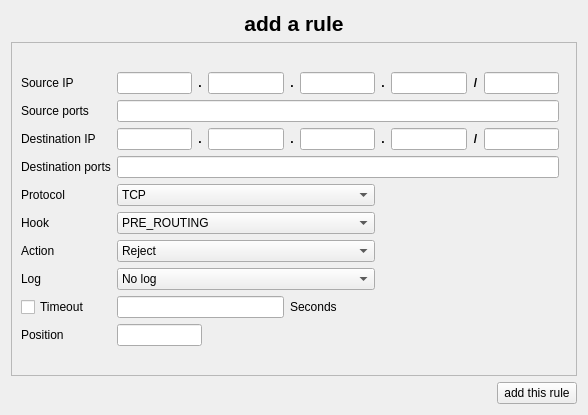
<?xml version="1.0" encoding="UTF-8"?>
<ui version="4.0">
 <class>rule_adder</class>
 <widget class="QWidget" name="rule_adder">
  <property name="geometry">
   <rect>
    <x>0</x>
    <y>0</y>
    <width>588</width>
    <height>415</height>
   </rect>
  </property>
  <property name="windowTitle">
   <string>Form</string>
  </property>
  <layout class="QGridLayout" name="gridLayout">
   <item row="0" column="0" colspan="2">
    <widget class="QLabel" name="label">
     <property name="font">
      <font>
       <pointsize>16</pointsize>
       <weight>75</weight>
       <bold>true</bold>
      </font>
     </property>
     <property name="text">
      <string>add a rule</string>
     </property>
     <property name="alignment">
      <set>Qt::AlignCenter</set>
     </property>
    </widget>
   </item>
   <item row="1" column="0" colspan="2">
    <widget class="QScrollArea" name="scrollArea">
     <property name="widgetResizable">
      <bool>true</bool>
     </property>
     <widget class="QWidget" name="scrollAreaWidgetContents">
      <property name="geometry">
       <rect>
        <x>0</x>
        <y>0</y>
        <width>554</width>
        <height>344</height>
       </rect>
      </property>
      <layout class="QGridLayout" name="gridLayout_3">
       <item row="0" column="0">
        <layout class="QGridLayout" name="gridLayout_2">
         <item row="2" column="8">
          <widget class="QLabel" name="label_10">
           <property name="sizePolicy">
            <sizepolicy hsizetype="Fixed" vsizetype="Preferred">
             <horstretch>0</horstretch>
             <verstretch>0</verstretch>
            </sizepolicy>
           </property>
           <property name="font">
            <font>
             <weight>75</weight>
             <bold>true</bold>
            </font>
           </property>
           <property name="text">
            <string>/</string>
           </property>
           <property name="alignment">
            <set>Qt::AlignCenter</set>
           </property>
          </widget>
         </item>
         <item row="0" column="8">
          <widget class="QLabel" name="label_6">
           <property name="sizePolicy">
            <sizepolicy hsizetype="Fixed" vsizetype="Preferred">
             <horstretch>0</horstretch>
             <verstretch>0</verstretch>
            </sizepolicy>
           </property>
           <property name="font">
            <font>
             <weight>75</weight>
             <bold>true</bold>
            </font>
           </property>
           <property name="text">
            <string>/</string>
           </property>
           <property name="alignment">
            <set>Qt::AlignCenter</set>
           </property>
          </widget>
         </item>
         <item row="2" column="4">
          <widget class="QLabel" name="label_12">
           <property name="sizePolicy">
            <sizepolicy hsizetype="Fixed" vsizetype="Preferred">
             <horstretch>0</horstretch>
             <verstretch>0</verstretch>
            </sizepolicy>
           </property>
           <property name="font">
            <font>
             <weight>75</weight>
             <bold>true</bold>
            </font>
           </property>
           <property name="text">
            <string>.</string>
           </property>
           <property name="alignment">
            <set>Qt::AlignCenter</set>
           </property>
          </widget>
         </item>
         <item row="4" column="10">
          <spacer name="horizontalSpacer_5">
           <property name="orientation">
            <enum>Qt::Horizontal</enum>
           </property>
           <property name="sizeHint" stdset="0">
            <size>
             <width>40</width>
             <height>20</height>
            </size>
           </property>
          </spacer>
         </item>
         <item row="9" column="1" colspan="2">
          <widget class="QLineEdit" name="position">
           <property name="alignment">
            <set>Qt::AlignCenter</set>
           </property>
          </widget>
         </item>
         <item row="2" column="3">
          <widget class="QLineEdit" name="dstip_1">
           <property name="sizePolicy">
            <sizepolicy hsizetype="Expanding" vsizetype="Fixed">
             <horstretch>0</horstretch>
             <verstretch>0</verstretch>
            </sizepolicy>
           </property>
           <property name="text">
            <string/>
           </property>
           <property name="alignment">
            <set>Qt::AlignCenter</set>
           </property>
          </widget>
         </item>
         <item row="2" column="2">
          <widget class="QLabel" name="label_11">
           <property name="sizePolicy">
            <sizepolicy hsizetype="Fixed" vsizetype="Preferred">
             <horstretch>0</horstretch>
             <verstretch>0</verstretch>
            </sizepolicy>
           </property>
           <property name="font">
            <font>
             <weight>75</weight>
             <bold>true</bold>
            </font>
           </property>
           <property name="text">
            <string>.</string>
           </property>
           <property name="alignment">
            <set>Qt::AlignCenter</set>
           </property>
          </widget>
         </item>
         <item row="2" column="9">
          <widget class="QLineEdit" name="dstip_mask">
           <property name="sizePolicy">
            <sizepolicy hsizetype="Expanding" vsizetype="Fixed">
             <horstretch>0</horstretch>
             <verstretch>0</verstretch>
            </sizepolicy>
           </property>
           <property name="text">
            <string/>
           </property>
           <property name="alignment">
            <set>Qt::AlignCenter</set>
           </property>
          </widget>
         </item>
         <item row="6" column="1" colspan="5">
          <widget class="QComboBox" name="action">
           <item>
            <property name="text">
             <string>Reject</string>
            </property>
           </item>
           <item>
            <property name="text">
             <string>Accept</string>
            </property>
           </item>
          </widget>
         </item>
         <item row="0" column="10">
          <spacer name="horizontalSpacer">
           <property name="orientation">
            <enum>Qt::Horizontal</enum>
           </property>
           <property name="sizeHint" stdset="0">
            <size>
             <width>40</width>
             <height>20</height>
            </size>
           </property>
          </spacer>
         </item>
         <item row="1" column="0">
          <widget class="QLabel" name="label_7">
           <property name="text">
            <string>Source ports</string>
           </property>
          </widget>
         </item>
         <item row="0" column="7">
          <widget class="QLineEdit" name="srcip_3">
           <property name="sizePolicy">
            <sizepolicy hsizetype="Expanding" vsizetype="Fixed">
             <horstretch>0</horstretch>
             <verstretch>0</verstretch>
            </sizepolicy>
           </property>
           <property name="alignment">
            <set>Qt::AlignCenter</set>
           </property>
          </widget>
         </item>
         <item row="0" column="2">
          <widget class="QLabel" name="label_3">
           <property name="sizePolicy">
            <sizepolicy hsizetype="Fixed" vsizetype="Preferred">
             <horstretch>0</horstretch>
             <verstretch>0</verstretch>
            </sizepolicy>
           </property>
           <property name="font">
            <font>
             <weight>75</weight>
             <bold>true</bold>
            </font>
           </property>
           <property name="text">
            <string>.</string>
           </property>
           <property name="alignment">
            <set>Qt::AlignCenter</set>
           </property>
          </widget>
         </item>
         <item row="2" column="10">
          <spacer name="horizontalSpacer_3">
           <property name="orientation">
            <enum>Qt::Horizontal</enum>
           </property>
           <property name="sizeHint" stdset="0">
            <size>
             <width>40</width>
             <height>20</height>
            </size>
           </property>
          </spacer>
         </item>
         <item row="0" column="4">
          <widget class="QLabel" name="label_4">
           <property name="sizePolicy">
            <sizepolicy hsizetype="Fixed" vsizetype="Preferred">
             <horstretch>0</horstretch>
             <verstretch>0</verstretch>
            </sizepolicy>
           </property>
           <property name="font">
            <font>
             <weight>75</weight>
             <bold>true</bold>
            </font>
           </property>
           <property name="text">
            <string>.</string>
           </property>
           <property name="alignment">
            <set>Qt::AlignCenter</set>
           </property>
          </widget>
         </item>
         <item row="1" column="1" colspan="9">
          <widget class="QLineEdit" name="srcports">
           <property name="sizePolicy">
            <sizepolicy hsizetype="Expanding" vsizetype="Fixed">
             <horstretch>0</horstretch>
             <verstretch>0</verstretch>
            </sizepolicy>
           </property>
          </widget>
         </item>
         <item row="8" column="4" colspan="3">
          <widget class="QLabel" name="label_16">
           <property name="text">
            <string>Seconds</string>
           </property>
          </widget>
         </item>
         <item row="0" column="6">
          <widget class="QLabel" name="label_5">
           <property name="sizePolicy">
            <sizepolicy hsizetype="Fixed" vsizetype="Preferred">
             <horstretch>0</horstretch>
             <verstretch>0</verstretch>
            </sizepolicy>
           </property>
           <property name="font">
            <font>
             <weight>75</weight>
             <bold>true</bold>
            </font>
           </property>
           <property name="text">
            <string>.</string>
           </property>
           <property name="alignment">
            <set>Qt::AlignCenter</set>
           </property>
          </widget>
         </item>
         <item row="8" column="10">
          <spacer name="horizontalSpacer_8">
           <property name="orientation">
            <enum>Qt::Horizontal</enum>
           </property>
           <property name="sizeHint" stdset="0">
            <size>
             <width>40</width>
             <height>20</height>
            </size>
           </property>
          </spacer>
         </item>
         <item row="5" column="10">
          <spacer name="horizontalSpacer_6">
           <property name="orientation">
            <enum>Qt::Horizontal</enum>
           </property>
           <property name="sizeHint" stdset="0">
            <size>
             <width>40</width>
             <height>20</height>
            </size>
           </property>
          </spacer>
         </item>
         <item row="2" column="5">
          <widget class="QLineEdit" name="dstip_2">
           <property name="sizePolicy">
            <sizepolicy hsizetype="Expanding" vsizetype="Fixed">
             <horstretch>0</horstretch>
             <verstretch>0</verstretch>
            </sizepolicy>
           </property>
           <property name="text">
            <string/>
           </property>
           <property name="alignment">
            <set>Qt::AlignCenter</set>
           </property>
          </widget>
         </item>
         <item row="2" column="7">
          <widget class="QLineEdit" name="dstip_3">
           <property name="sizePolicy">
            <sizepolicy hsizetype="Expanding" vsizetype="Fixed">
             <horstretch>0</horstretch>
             <verstretch>0</verstretch>
            </sizepolicy>
           </property>
           <property name="text">
            <string/>
           </property>
           <property name="alignment">
            <set>Qt::AlignCenter</set>
           </property>
          </widget>
         </item>
         <item row="6" column="0">
          <widget class="QLabel" name="label_15">
           <property name="text">
            <string>Action</string>
           </property>
          </widget>
         </item>
         <item row="0" column="3">
          <widget class="QLineEdit" name="srcip_1">
           <property name="sizePolicy">
            <sizepolicy hsizetype="Expanding" vsizetype="Fixed">
             <horstretch>0</horstretch>
             <verstretch>0</verstretch>
            </sizepolicy>
           </property>
           <property name="alignment">
            <set>Qt::AlignCenter</set>
           </property>
          </widget>
         </item>
         <item row="8" column="1" colspan="3">
          <widget class="QLineEdit" name="timeout">
           <property name="sizePolicy">
            <sizepolicy hsizetype="Expanding" vsizetype="Fixed">
             <horstretch>0</horstretch>
             <verstretch>0</verstretch>
            </sizepolicy>
           </property>
           <property name="text">
            <string/>
           </property>
           <property name="alignment">
            <set>Qt::AlignCenter</set>
           </property>
          </widget>
         </item>
         <item row="0" column="5">
          <widget class="QLineEdit" name="srcip_2">
           <property name="sizePolicy">
            <sizepolicy hsizetype="Expanding" vsizetype="Fixed">
             <horstretch>0</horstretch>
             <verstretch>0</verstretch>
            </sizepolicy>
           </property>
           <property name="alignment">
            <set>Qt::AlignCenter</set>
           </property>
          </widget>
         </item>
         <item row="0" column="0">
          <widget class="QLabel" name="label_2">
           <property name="text">
            <string>Source IP</string>
           </property>
          </widget>
         </item>
         <item row="3" column="10">
          <spacer name="horizontalSpacer_4">
           <property name="orientation">
            <enum>Qt::Horizontal</enum>
           </property>
           <property name="sizeHint" stdset="0">
            <size>
             <width>40</width>
             <height>20</height>
            </size>
           </property>
          </spacer>
         </item>
         <item row="3" column="1" colspan="9">
          <widget class="QLineEdit" name="dstports">
           <property name="sizePolicy">
            <sizepolicy hsizetype="Expanding" vsizetype="Fixed">
             <horstretch>0</horstretch>
             <verstretch>0</verstretch>
            </sizepolicy>
           </property>
           <property name="text">
            <string/>
           </property>
          </widget>
         </item>
         <item row="4" column="1" colspan="5">
          <widget class="QComboBox" name="proto">
           <item>
            <property name="text">
             <string>TCP</string>
            </property>
           </item>
           <item>
            <property name="text">
             <string>UDP</string>
            </property>
           </item>
           <item>
            <property name="text">
             <string>ICMP</string>
            </property>
           </item>
          </widget>
         </item>
         <item row="2" column="6">
          <widget class="QLabel" name="label_9">
           <property name="sizePolicy">
            <sizepolicy hsizetype="Fixed" vsizetype="Preferred">
             <horstretch>0</horstretch>
             <verstretch>0</verstretch>
            </sizepolicy>
           </property>
           <property name="font">
            <font>
             <weight>75</weight>
             <bold>true</bold>
            </font>
           </property>
           <property name="text">
            <string>.</string>
           </property>
           <property name="alignment">
            <set>Qt::AlignCenter</set>
           </property>
          </widget>
         </item>
         <item row="2" column="1">
          <widget class="QLineEdit" name="dstip_0">
           <property name="sizePolicy">
            <sizepolicy hsizetype="Expanding" vsizetype="Fixed">
             <horstretch>0</horstretch>
             <verstretch>0</verstretch>
            </sizepolicy>
           </property>
           <property name="text">
            <string/>
           </property>
           <property name="alignment">
            <set>Qt::AlignCenter</set>
           </property>
          </widget>
         </item>
         <item row="0" column="9">
          <widget class="QLineEdit" name="srcip_mask">
           <property name="sizePolicy">
            <sizepolicy hsizetype="Expanding" vsizetype="Fixed">
             <horstretch>0</horstretch>
             <verstretch>0</verstretch>
            </sizepolicy>
           </property>
           <property name="alignment">
            <set>Qt::AlignCenter</set>
           </property>
          </widget>
         </item>
         <item row="2" column="0">
          <widget class="QLabel" name="label_8">
           <property name="text">
            <string>Destination IP</string>
           </property>
          </widget>
         </item>
         <item row="3" column="0">
          <widget class="QLabel" name="label_13">
           <property name="text">
            <string>Destination ports</string>
           </property>
          </widget>
         </item>
         <item row="9" column="0">
          <widget class="QLabel" name="label_18">
           <property name="text">
            <string>Position</string>
           </property>
          </widget>
         </item>
         <item row="5" column="1" colspan="5">
          <widget class="QComboBox" name="hook">
           <item>
            <property name="text">
             <string>PRE_ROUTING</string>
            </property>
           </item>
           <item>
            <property name="text">
             <string>POST_ROUTING</string>
            </property>
           </item>
           <item>
            <property name="text">
             <string>ALL</string>
            </property>
           </item>
          </widget>
         </item>
         <item row="6" column="10">
          <spacer name="horizontalSpacer_7">
           <property name="orientation">
            <enum>Qt::Horizontal</enum>
           </property>
           <property name="sizeHint" stdset="0">
            <size>
             <width>40</width>
             <height>20</height>
            </size>
           </property>
          </spacer>
         </item>
         <item row="4" column="0">
          <widget class="QLabel" name="label_14">
           <property name="text">
            <string>Protocol</string>
           </property>
          </widget>
         </item>
         <item row="0" column="1">
          <widget class="QLineEdit" name="srcip_0">
           <property name="sizePolicy">
            <sizepolicy hsizetype="Expanding" vsizetype="Fixed">
             <horstretch>0</horstretch>
             <verstretch>0</verstretch>
            </sizepolicy>
           </property>
           <property name="alignment">
            <set>Qt::AlignCenter</set>
           </property>
          </widget>
         </item>
         <item row="5" column="0">
          <widget class="QLabel" name="label_17">
           <property name="text">
            <string>Hook</string>
           </property>
          </widget>
         </item>
         <item row="1" column="10">
          <spacer name="horizontalSpacer_2">
           <property name="orientation">
            <enum>Qt::Horizontal</enum>
           </property>
           <property name="sizeHint" stdset="0">
            <size>
             <width>40</width>
             <height>20</height>
            </size>
           </property>
          </spacer>
         </item>
         <item row="7" column="0">
          <widget class="QLabel" name="label_19">
           <property name="text">
            <string>Log</string>
           </property>
          </widget>
         </item>
         <item row="7" column="1" colspan="5">
          <widget class="QComboBox" name="log">
           <item>
            <property name="text">
             <string>No log</string>
            </property>
           </item>
           <item>
            <property name="text">
             <string>Log</string>
            </property>
           </item>
          </widget>
         </item>
         <item row="8" column="0">
          <widget class="QCheckBox" name="timeout_isset">
           <property name="text">
            <string>Timeout</string>
           </property>
          </widget>
         </item>
        </layout>
       </item>
      </layout>
     </widget>
    </widget>
   </item>
   <item row="2" column="0">
    <spacer name="horizontalSpacer_9">
     <property name="orientation">
      <enum>Qt::Horizontal</enum>
     </property>
     <property name="sizeHint" stdset="0">
      <size>
       <width>473</width>
       <height>20</height>
      </size>
     </property>
    </spacer>
   </item>
   <item row="2" column="1">
    <widget class="QPushButton" name="btn_add_rule">
     <property name="text">
      <string>add this rule</string>
     </property>
    </widget>
   </item>
  </layout>
 </widget>
 <resources/>
 <connections/>
</ui>
